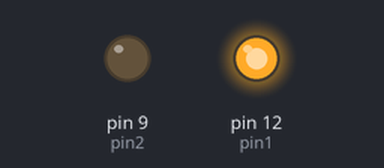
Bench run of a sketch on a simulated Arduino Uno, built with avr-gcc and run on an emulated ATmega328P. Parts: output pins drawn as LEDs (lit = HIGH).

Above: at 0.05 s.
At 1.2 s:
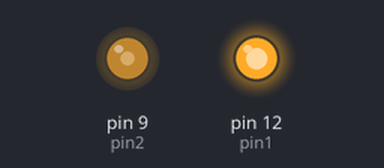
At 2.35 s:
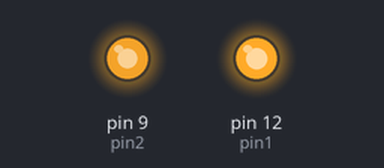
At 4.65 s:
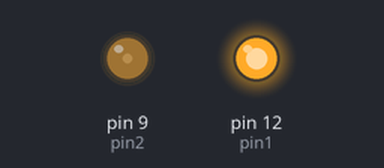
Timing chart, 0 to 5.9 s (numbered marks = the images above):
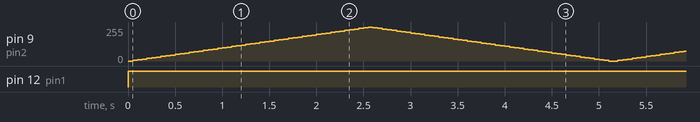

Measured:
- by itself, pin 12 (pin1): LOW → HIGH at 0.00 s

The sketch:

incremento_decremento_intensidad.ino
```cpp
int pin1 = 12;
int pin2 = 9;
void setup() {
  pinMode(pin1, OUTPUT);
  pinMode(pin2, OUTPUT);
}

void loop() {
  for (int brillo = 0; brillo < 255; brillo += 5)
  {
    digitalWrite(pin1,HIGH);
    analogWrite(pin2,brillo);
    delay(50);
    }
  for (int brillo = 255; brillo >=0; brillo -= 5)
  {
    digitalWrite(pin1, HIGH);
    analogWrite(pin2,brillo);
    delay(50);
    }

}
```
